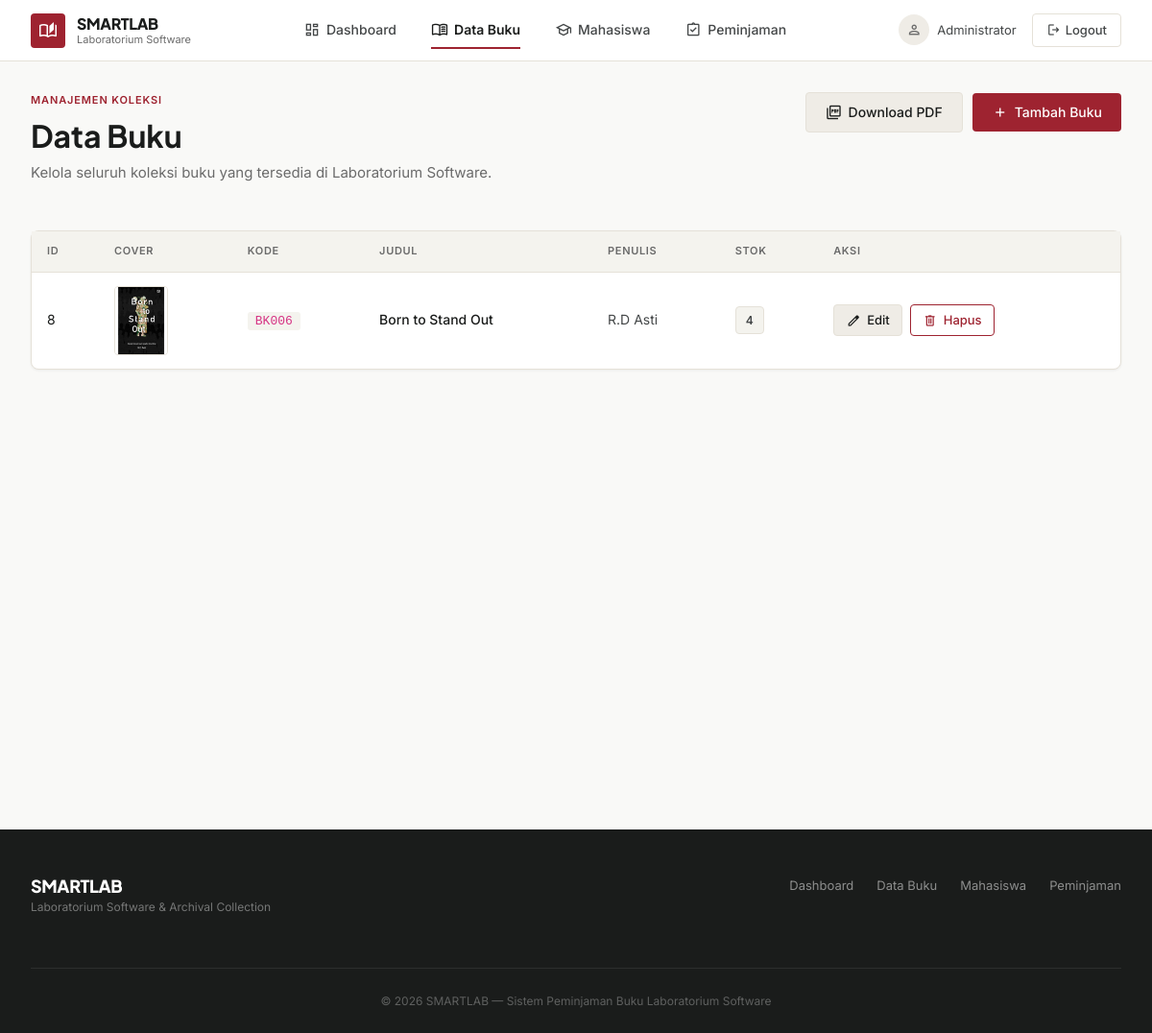
The page /buku/index.php (signed in) on the database its author committed.
### tables this page shows
CREATE TABLE `buku` (
  `id_buku` int(11) NOT NULL,
  `kode_buku` varchar(20) DEFAULT NULL,
  `judul` varchar(200) NOT NULL,
  `penulis` varchar(100) DEFAULT NULL,
  `penerbit` varchar(100) DEFAULT NULL,
  `tahun_terbit` year(4) DEFAULT NULL,
  `stok` int(11) DEFAULT 0,
  `created_at` timestamp NOT NULL DEFAULT current_timestamp(),
  `cover` varchar(255) DEFAULT NULL
);

### buku/index.php (the view, shortened to what this page needs)
<?php
require '../config/koneksi.php';
$data = mysqli_query(
    $koneksi,
    "SELECT * FROM buku ORDER BY id_buku DESC"
);
?>
<!DOCTYPE html>
<html lang="id">
<head>
<?php include "../includes/header.php"; ?>
</head>
<body>
<div class="sl-container">
    <div class="sl-page-header" style="display: flex; justify-content: space-between; align-items: flex-start; flex-wrap: wrap; gap: 16px;">
        <div>
            <div class="sl-page-eyebrow">Manajemen Koleksi</div>
            <h1 class="sl-page-title">Data Buku</h1>
            <p class="sl-page-desc">Kelola seluruh koleksi buku yang tersedia di Laboratorium Software.</p>
        </div>
        <div class="sl-page-actions">
            <a href="../laporan/pdf/cetak_buku.php" target="_blank" class="sl-btn sl-btn-secondary">
                <span class="material-symbols-outlined" aria-hidden="true">picture_as_pdf</span>
                Download PDF
            </a>
            <a href="tambah.php" class="sl-btn sl-btn-primary">
                <span class="material-symbols-outlined" aria-hidden="true">add</span>
                Tambah Buku
            </a>
        </div>
    </div>
    <div class="sl-card">
        <div class="sl-card-body" style="padding: 0;">
            <div class="sl-table-wrap">
                <table class="sl-table">
                    <thead>
                        <tr>
                            <th>ID</th>
                            <th>Cover</th>
                            <th>Kode</th>
                            <th>Judul</th>
                            <th>Penulis</th>
                            <th>Stok</th>
                            <th>Aksi</th>
                        </tr>
                    </thead>
                    <tbody>
                    <?php if(mysqli_num_rows($data) > 0): ?>
                    <?php while($row = mysqli_fetch_assoc($data)) : ?>
                        <tr>
                            <td><?= $row['id_buku']; ?></td>
                            <td>
                                <?php if(!empty($row['cover'])){ ?>
                                <img
                                    src="../uploads/cover/<?= $row['cover']; ?>"
                                    class="sl-cover-thumb"
                                    alt="Cover <?= $row['judul']; ?>">
                                <?php }else{ ?>
                                <div class="sl-cover-empty">
                                    <span class="material-symbols-outlined" aria-hidden="true" style="font-size: 20px;">image</span>
                                </div>
                                <?php } ?>
                            </td>
                            <td><code style="background: var(--bg-secondary); padding: 2px 8px; border-radius: 3px; font-size: 13px;"><?= $row['kode_buku']; ?></code></td>
                            <td style="font-weight: 500;"><?= $row['judul']; ?></td>
                            <td style="color: var(--text-secondary);"><?= $row['penulis']; ?></td>
                            <td>
                                <span class="sl-badge sl-badge-stock">
                                    <?= $row['stok']; ?>
                                </span>
                            </td>
                            <td>
                                <div class="sl-actions">
                                    <a
                                        href="edit.php?id=<?= $row['id_buku']; ?>"
                                        class="sl-btn sl-btn-secondary sl-btn-sm"
                                        aria-label="Edit <?= $row['judul']; ?>">
                                        <span class="material-symbols-outlined" aria-hidden="true">edit</span>
                                        Edit
                                    </a>
                                    <a
                                        href="hapus.php?id=<?= $row['id_buku']; ?>"
                                        class="sl-btn sl-btn-destructive sl-btn-sm"
                                        onclick="return confirm('Yakin ingin menghapus buku ini?')"
                                        aria-label="Hapus <?= $row['judul']; ?>">
                                        <span class="material-symbols-outlined" aria-hidden="true">delete</span>
                                        Hapus
                                    </a>
                                </div>
                            </td>
                        </tr>
                    <?php endwhile; ?>
                    <?php endif; ?>
                    </tbody>
                </table>
            </div>
        </div>
    </div>
</div>
<?php include "../includes/footer.php"; ?>
</body>
</html>

### assets/css/smartlab.css (style rules this page uses)
:root { --primary: #000000; --accent: #9E2330; --accent-hover: #721C24; --bg-primary: #F9F9F7; --bg-secondary: #F4F3EE; --bg-tertiary: #F5F4EE; --surface: #FFFFFF; --surface-warm: #EFECE6; --surface-border: #E5E1D8; --surface-muted: #DFDAD0; --surface-dark: #D6D0C4; --text-primary: #1A1C1B; --text-secondary: #444748; --text-muted: #6B6B6B; --error: #9E2330; --error-bg: #FDF2F2; --success: #4A6741; --success-bg: #F0F5EF; --font-heading: 'Plus Jakarta Sans', sans-serif; --font-body: 'Inter', sans-serif; --header-height: 64px; --radius-sm: 4px; --radius-md: 8px; --radius-lg: 12px; --shadow-sm: 0 1px 3px rgba(0,0,0,0.06); --shadow-md: 0 4px 12px rgba(0,0,0,0.08); --shadow-lg: 0 8px 24px rgba(0,0,0,0.1); --transition: all 0.2s ease; }
*, *::before, *::after { box-sizing: border-box; }
body { font-family: var(--font-body); background: var(--bg-primary); color: var(--text-primary); margin: 0; padding: 0; line-height: 1.6; -webkit-font-smoothing: antialiased; }
h1, h2, h3, h4, h5, h6 { font-family: var(--font-heading); font-weight: 700; line-height: 1.2; color: var(--text-primary); margin: 0; }
a { text-decoration: none; color: inherit; }
img { max-width: 100%; }
.sl-container { max-width: 1280px; margin: 0 auto; padding: 32px; }
.sl-page-header { margin-bottom: 32px; }
.sl-page-eyebrow { font-size: 11px; font-weight: 600; text-transform: uppercase; letter-spacing: 0.08em; color: var(--accent); margin-bottom: 8px; }
.sl-page-title { font-size: 32px; font-weight: 700; color: var(--text-primary); margin-bottom: 8px; }
.sl-page-desc { font-size: 15px; color: var(--text-muted); max-width: 600px; }
.sl-page-actions { display: flex; align-items: center; gap: 10px; flex-wrap: wrap; }
.sl-btn { display: inline-flex; align-items: center; gap: 6px; padding: 10px 20px; font-family: var(--font-body); font-size: 14px; font-weight: 500; border: none; border-radius: var(--radius-sm); cursor: pointer; transition: var(--transition); text-decoration: none; line-height: 1.4; white-space: nowrap; }
.sl-btn .material-symbols-outlined { font-size: 18px; }
.sl-btn-primary { background: var(--accent); color: #FFFFFF; }
.sl-btn-secondary { background: var(--surface-warm); color: var(--text-primary); border: 1px solid var(--surface-border); }
.sl-btn-destructive { background: transparent; color: var(--error); border: 1px solid var(--error); }
.sl-btn-sm { padding: 6px 12px; font-size: 13px; }
.sl-btn-sm .material-symbols-outlined { font-size: 16px; }
.sl-card { background: var(--surface); border: 1px solid var(--surface-border); border-radius: var(--radius-md); box-shadow: var(--shadow-sm); }
.sl-card-body { padding: 24px; }
.sl-table-wrap { overflow-x: auto; -webkit-overflow-scrolling: touch; }
.sl-table { width: 100%; border-collapse: collapse; font-size: 14px; }
.sl-table thead th { font-size: 11px; font-weight: 600; text-transform: uppercase; letter-spacing: 0.06em; color: var(--text-muted); padding: 12px 16px; border-bottom: 1px solid var(--surface-border); text-align: left; white-space: nowrap; background: var(--bg-secondary); }
.sl-table tbody td { padding: 14px 16px; border-bottom: 1px solid var(--surface-border); color: var(--text-primary); vertical-align: middle; }
.sl-table tbody tr { transition: var(--transition); }
.sl-table tbody tr:last-child td { border-bottom: none; }
.sl-table .sl-cover-thumb { width: 56px; height: 72px; object-fit: cover; border-radius: var(--radius-sm); border: 1px solid var(--surface-border); }
.sl-table .sl-actions { display: flex; align-items: center; gap: 8px; }
.sl-badge { display: inline-flex; align-items: center; gap: 4px; padding: 4px 10px; font-size: 12px; font-weight: 600; border-radius: var(--radius-sm); white-space: nowrap; }
.sl-badge-stock { background: var(--bg-secondary); color: var(--text-secondary); border: 1px solid var(--surface-border); }

### rows shown on the page
buku: id_buku "8", cover+judul (picture), kode_buku "BK006", judul "Born to Stand Out", penulis "R.D Asti", stok "4"

### other values the page prints
$_SESSION['nama'] "Administrator"
